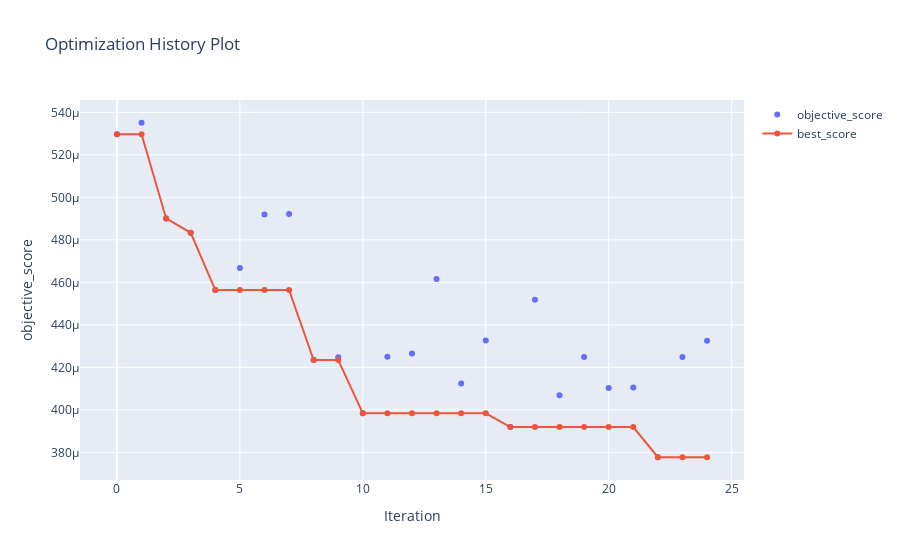

Notebook cell for this chart:
### Markdown cell above
# Plotting the Results

### Code cell
algo_object.plot_history()
